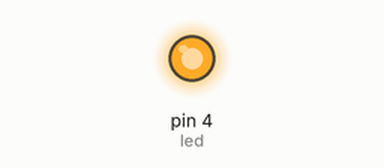
A sketch run on a simulated Arduino Uno, built with avr-gcc and run on an emulated ATmega328P. On the bench: output pins drawn as LEDs (lit = HIGH). What the sketch prints to the serial monitor is not drawn.

Above: at 0.1 s.
Timing chart, 0 to 1.6 s (numbered marks = the images above):
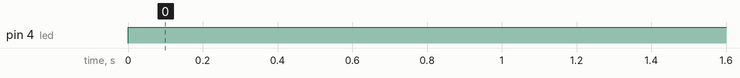

Measured:
- by itself, pin 4 (led): LOW → HIGH at 0.00 s

The sketch:

opticalSensor_Test.ino
```cpp
double sensorReading = A0;					//Analog input pin 0
int led = 4;								//digital output pin is 4

void setup() {
  pinMode(sensorReading, INPUT);			//Make A0 an input
  pinMode(led, OUTPUT);						//Make pin 4 an output
  Serial.begin(9600); // # is the baud		//start serial in a new window
}

void loop() {
  if (sensorReading) {						//turns the LED on/off depending on the sensor
    digitalWrite(led,HIGH);
  }
  else {
    digitalWrite(led,LOW);
  }
  Serial.println(sensorReading);			//prints the analog value in serial

}
```
